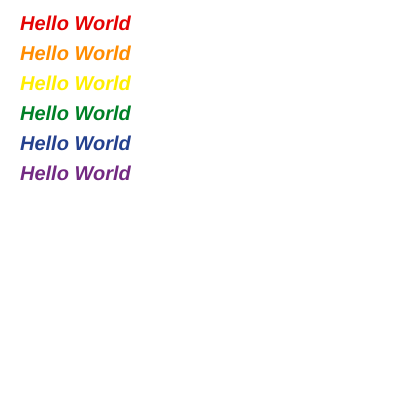
Frame 1 (no input)
Frame 60 (no input): identical to frame 1, image omitted
Frame 120 (the mouse pressed at the canvas centre since frame 60): identical to frame 1, image omitted

The p5.js sketch that drew this single still picture (run headless with seeded random() and noise() and a simulated clock; from frame 60 on, the mouse is pressed at the canvas centre):

// p5.js sketch
// ── sketch.js
function setup() {
  createCanvas(400,400);
  textSize(20);
  textStyle(BOLDITALIC);
}

function draw(){
  background(255);
  fill(228, 3, 3);
  text("Hello World", 20, 30);
  fill(255, 140, 0);
  text("Hello World", 20, 60);
  fill(255, 237, 0);
  text("Hello World", 20, 90);
  fill(0, 128, 38);
  text("Hello World", 20, 120);
  fill(36, 64, 142);
  text("Hello World", 20, 150);
  fill(115, 41, 130);
  text("Hello World", 20, 180);
}
